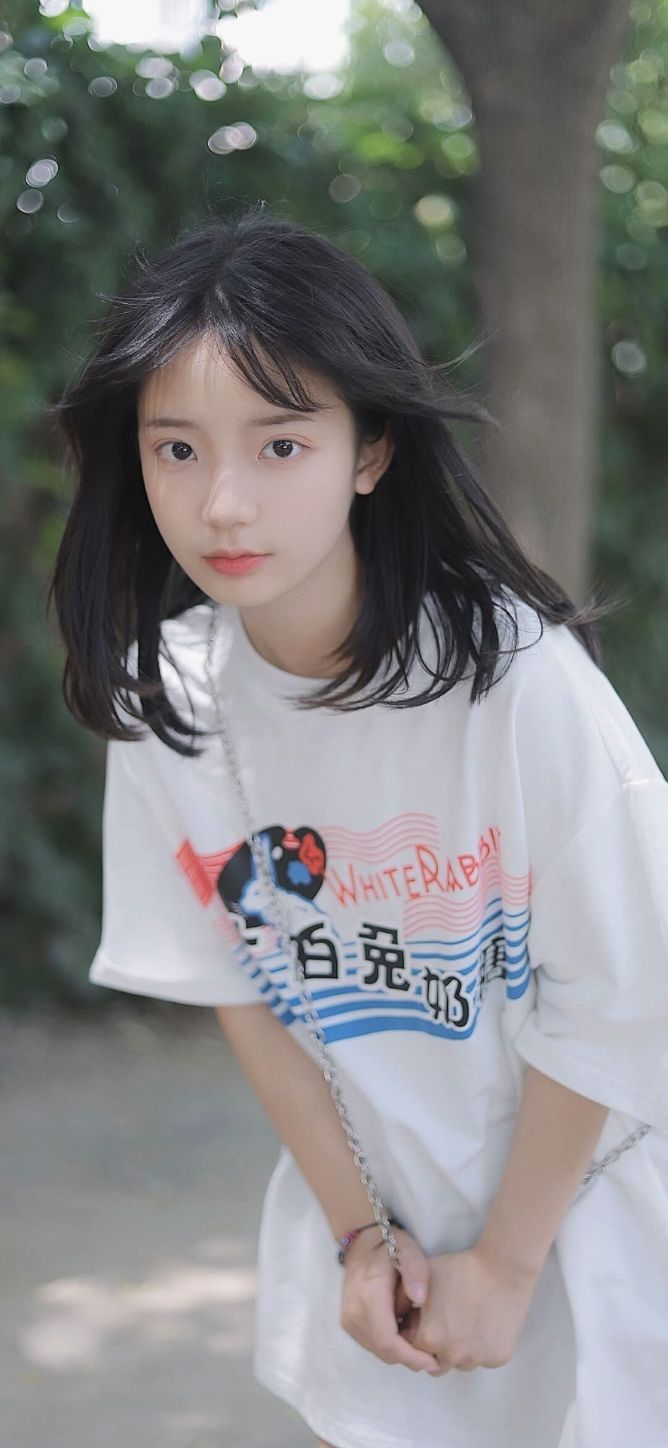
#> input picture .agents/skills/local-img2img/tests/girl.jpg, 668 x 1448 px
$ python remove_chroma_key.py ../../../../../../.agents/skills/local-img2img/tests/girl.jpg out.png
#> lines starting #> are read from the running program, lines starting #| are printed output that depends on the picture; after the words box and inside, x2 and y2 are one past the last pixel; in counts of white or black regions, pixels touching at a corner belong together
# SPDX-License-Identifier: GPL-2.0-only
"""均匀色幕（chroma-key）去底 —— 贴纸稿 → 透明底 PNG（教学示例）。

对应 travel-memory-card-duo 技能的第二步产物：贴纸先生成在**均匀纯色幕布**上
（普通场景用 #00ff00 绿幕，绿植丰盛场景用 #ff00ff 品红幕），再由本脚本抠除。

用法（容器内，/work/out 已由 compose 绑定到宿主 ./out）：

    python remove_chroma_key.py /work/out/stickers-chroma.png /work/out/stickers.png \
        --auto-key border --soft-matte --despill --edge-contract 1

退出码：成功且四角 alpha=0 时为 0；校验失败为 2（会原样透传为
``xuan-compose run`` 的退出码，便于在脚本/CI 中判定）。
"""

import argparse
import os
import sys

import numpy as np
from PIL import Image


def parse_color(text: str) -> np.ndarray:
    text = text.strip().lstrip("#")
    if len(text) != 6:
        raise ValueError(f"色幕颜色需为 #RRGGBB，收到: {text!r}")
    return np.array([int(text[i : i + 2], 16) for i in (0, 2, 4)], dtype=np.float32)


def sample_border_key(rgb: np.ndarray, mode: str) -> np.ndarray:
    """从边框采样色幕颜色（中位数，抗压缩噪点）。"""
    if mode == "corners":
        h, w, _ = rgb.shape
        k = max(2, min(h, w) // 100)
        patches = [
            rgb[:k, :k], rgb[:k, w - k :], rgb[h - k :, :k], rgb[h - k :, w - k :]
        ]
        border = np.concatenate([p.reshape(-1, 3) for p in patches], axis=0)
    else:  # border：上下左右各取 2 像素的整圈边框
        frame = np.concatenate(
            [
                rgb[:2].reshape(-1, 3),
                rgb[-2:].reshape(-1, 3),
                rgb[:, :2].reshape(-1, 3),
                rgb[:, -2:].reshape(-1, 3),
            ],
            axis=0,
        )
        border = frame
    return np.median(border, axis=0).astype(np.float32)


def erode_alpha(alpha: np.ndarray, iterations: int) -> np.ndarray:
    """对 alpha 做 3x3 最小值滤波（形态学腐蚀），吃掉边缘色幕光晕。"""
    if iterations <= 0:
        return alpha
    a = alpha
    for _ in range(iterations):
        padded = np.pad(a, 1, mode="edge")
        acc = padded[1:-1, 1:-1].copy()
        for dy, dx in ((-1, 0), (1, 0), (0, -1), (0, 1), (-1, -1), (-1, 1), (1, -1), (1, 1)):
            acc = np.minimum(acc, padded[1 + dy : 1 + dy + a.shape[0], 1 + dx : 1 + dx + a.shape[1]])
        a = acc
    return a


def despill(rgb: np.ndarray, key: np.ndarray, alpha: np.ndarray, bias: float) -> np.ndarray:
    """去除半透明边缘上的色幕溢色（绿幕压绿、品红幕压红蓝）。"""
    out = rgb.copy()
    key_ch = [i for i, v in enumerate(key) if v >= 128]          # 色幕主通道
    keep_ch = [i for i, v in enumerate(key) if v < 128]          # 非色幕通道
    if not key_ch or not keep_ch:
        return out
    fringe = alpha < 255                                          # 只处理边缘过渡带
    keep_max = out[:, :, keep_ch].max(axis=2)
    for c in key_ch:
        out[:, :, c] = np.where(
            fringe, np.minimum(out[:, :, c], keep_max + bias), out[:, :, c]
        )
    return out


def remove_chroma(args: argparse.Namespace) -> tuple[np.ndarray, dict]:
    img = Image.open(args.input).convert("RGBA")
    arr = np.asarray(img).astype(np.float32)
    rgb, alpha_in = arr[:, :, :3], arr[:, :, 3]
#> alpha_in: shape (1448, 668) float32; every value is 255

    if args.auto_key == "none":
        key = parse_color(args.key)
    else:
        key = sample_border_key(rgb, args.auto_key)
#> key = [126, 134, 122.5]

    # RMS 色差（0..255），对压缩造成的幕布轻微不均更稳
    dist = np.sqrt(((rgb - key) ** 2).mean(axis=2))
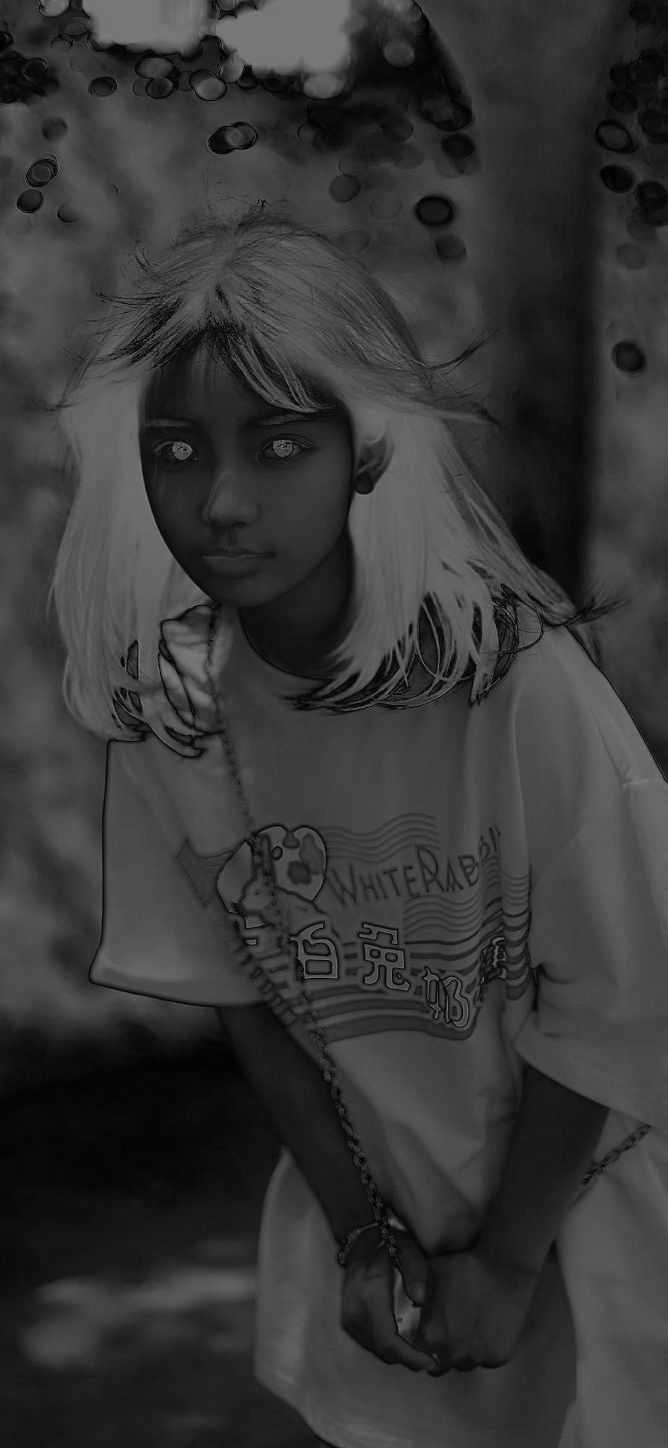
#> dist: shape (1448, 668) float32; min 0.289, max 127.6, mean 54.6

    t, o = args.transparent_threshold, args.opaque_threshold
    if args.soft_matte:
        alpha = np.clip((dist - t) / max(o - t, 1e-6), 0.0, 1.0) * 255.0
    else:
        alpha = np.where(dist <= t, 0.0, 255.0)
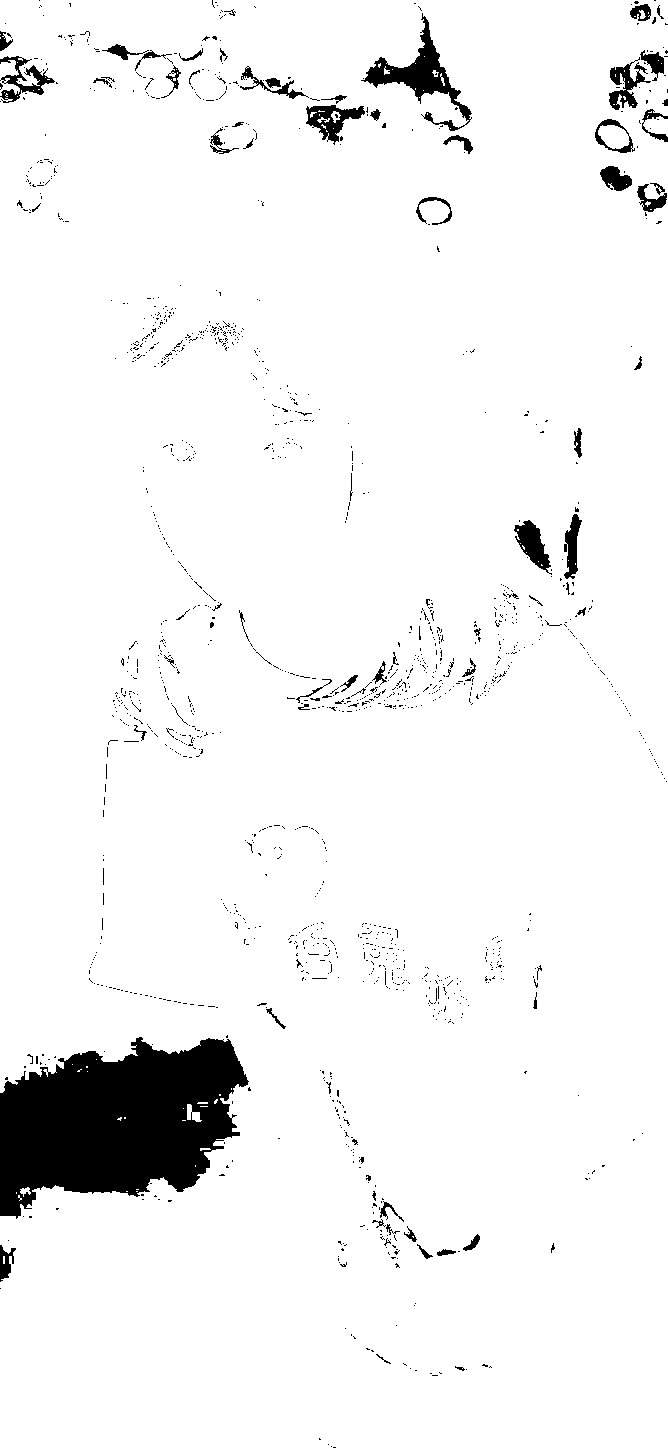
#> alpha: shape (1448, 668) float64; 95.1% white; 1441 black regions (1362 under 20 px), largest, box (x1, y1, x2, y2) and area: (0, 1037, 249, 1219) 30117, (361, 13, 472, 131) 2823, (306, 105, 365, 145) 1011

    # 原图若自带 alpha，取交集，避免把已透明像素重新做实
    alpha = np.minimum(alpha, alpha_in)
    alpha = erode_alpha(alpha, args.edge_contract)

    rgb = despill(rgb, key, alpha, args.despill_bias) if args.despill else rgb

    rgba = np.dstack([np.clip(rgb, 0, 255), alpha]).astype(np.uint8)
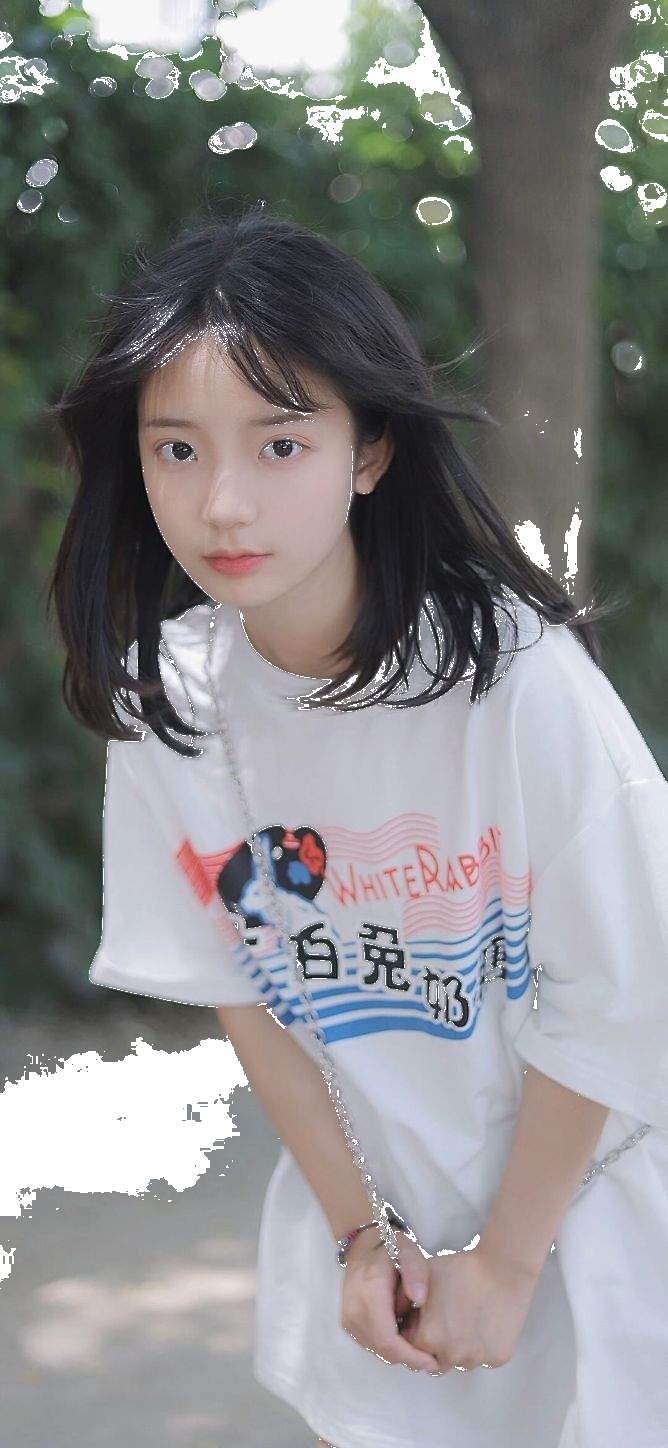
#> rgba: shape (1448, 668, 4); mean R, G, B, A 129.4, 129.9, 130.2, 242.4; transparent parts drawn white
    stats = {
        "key": "#%02x%02x%02x" % tuple(int(v) for v in key),
        "transparent_pct": round(float((alpha == 0).mean()) * 100, 1),
        "opaque_pct": round(float((alpha == 255).mean()) * 100, 1),
        "corners_alpha": [
            int(rgba[0, 0, 3]), int(rgba[0, -1, 3]), int(rgba[-1, 0, 3]), int(rgba[-1, -1, 3])
        ],
    }
#> stats = {'key': '#7e867a', 'transparent_pct': 4.9, 'opaque_pct': 95.1, 'corners_alpha': [255, 255, 255, 255]}
    return rgba, stats


def main() -> int:
    ap = argparse.ArgumentParser(description="色幕去底 → 透明 PNG")
    ap.add_argument("input")
    ap.add_argument("output")
    ap.add_argument("--key", default=os.environ.get("CHROMA_KEY", "#00ff00"), help="显式色幕色 #RRGGBB")
    ap.add_argument("--auto-key", choices=["border", "corners", "none"], default="border")
    ap.add_argument("--transparent-threshold", type=float, default=12.0)
    ap.add_argument("--opaque-threshold", type=float, default=60.0)
    ap.add_argument("--soft-matte", action="store_true")
    ap.add_argument("--despill", action="store_true")
    ap.add_argument("--despill-bias", type=float, default=8.0)
    ap.add_argument("--edge-contract", type=int, default=0)
    args = ap.parse_args()

    rgba, stats = remove_chroma(args)
    Image.fromarray(rgba, "RGBA").save(args.output, format="PNG")

    print("[keychroma] 色幕 =", stats["key"])
#| [keychroma] 色幕 = #7e867a
    print(f"[keychroma] 全透明 {stats['transparent_pct']}% / 全不透明 {stats['opaque_pct']}%")
#| [keychroma] 全透明 4.9% / 全不透明 95.1%
    print("[keychroma] 四角 alpha =", stats["corners_alpha"])
#| [keychroma] 四角 alpha = [255, 255, 255, 255]

    corners_ok = all(v == 0 for v in stats["corners_alpha"])
#> corners_ok = False
    if not corners_ok:
        print("[keychroma] 校验失败：四角未全透明，请加大 --transparent-threshold 或检查幕布均匀度", file=sys.stderr)
        return 2
    print(f"[keychroma] OK → {args.output}（RGBA 透明底 PNG）")
    return 0


if __name__ == "__main__":
#> (the run stopped early here; a loop or call above may not have finished)

$ run again, on .agents/skills/local-img2img/tests/dog.png
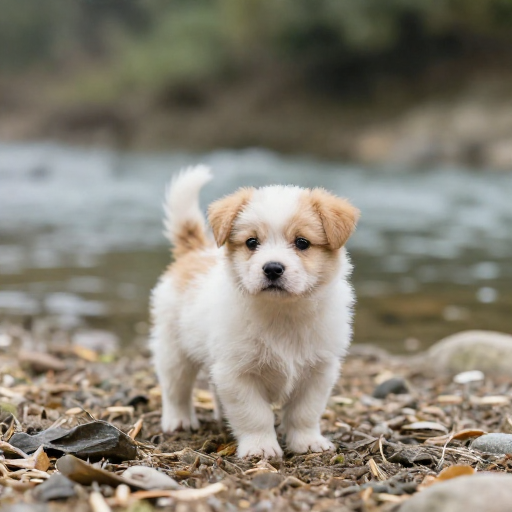
#> input picture .agents/skills/local-img2img/tests/dog.png, 512 x 512 px
#> alpha_in: shape (512, 512) float32; every value is 255
#> key = [135, 125, 105]
#> in remove_chroma, `alpha = np.where(dist <= t, 0.0, 255.0)`:
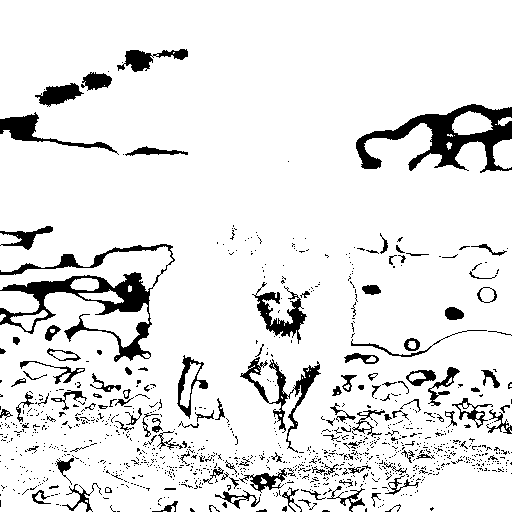
#> alpha: shape (512, 512) float64; 90.1% white; 1071 black regions (945 under 20 px), largest, box (x1, y1, x2, y2) and area: (0, 244, 175, 362) 4399, (356, 104, 512, 173) 3878, (240, 357, 321, 453) 1331
#> in remove_chroma, `rgba = np.dstack([np.clip(rgb, 0, 255), alpha]).astype(np.uint8)`:
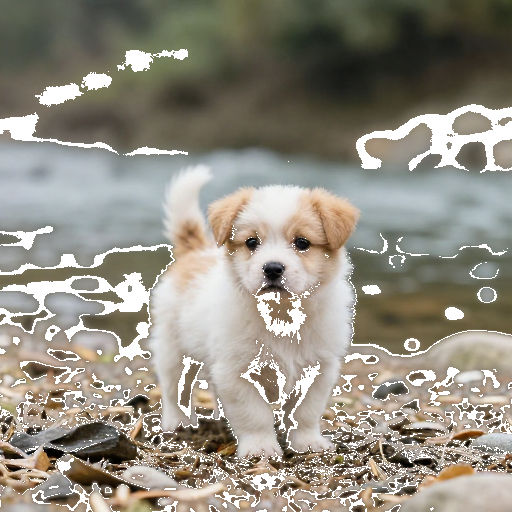
#> rgba: shape (512, 512, 4); mean R, G, B, A 134.9, 128.8, 115.5, 229.9; transparent parts drawn white
#> in remove_chroma, `stats = { "key": "#%02x%02x%02x" % tuple(int(v) for v in key), "transp..`: stats = {'key': '#877d69', 'transparent_pct': 9.9, 'opaque_pct': 90.1, 'corners_alpha': [255, 255, 255, 255]}
#| [keychroma] 色幕 = #877d69
#| [keychroma] 全透明 9.9% / 全不透明 90.1%
#| [keychroma] 四角 alpha = [255, 255, 255, 255]
#> corners_ok = False
